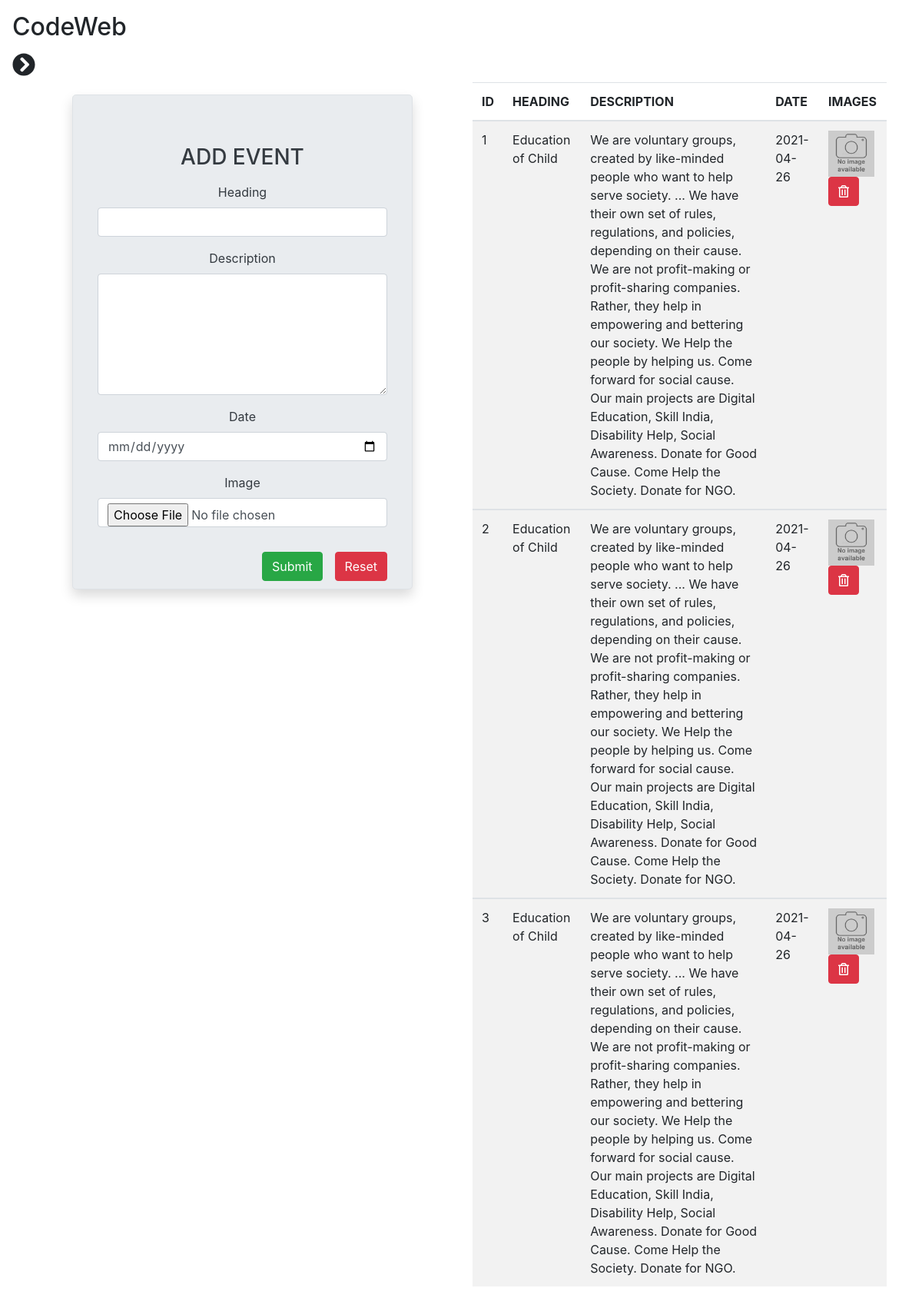
Screenshot of /admin/event.php (signed in) with the database file from the repository.
### tables this page shows
CREATE TABLE `event` (
  `id` int(255) NOT NULL,
  `heading` varchar(100) NOT NULL,
  `description` text NOT NULL,
  `date` date NOT NULL,
  `image` varchar(500) NOT NULL
);

### admin/event.php (the view, shortened to what this page needs)
<?php
include('includs/header.php');
?>
<div class="col-sm-12">
    <div class="container-fluid">
      <div class="row">
        <div class="col-sm-6">
          <div class=" mx-5 my-3 text-center">
            <form action="" class="jumbotron shadow text-dark border mt-3" method="POST" enctype="multipart/form-data">
              <h3 class="text-center mb-3">ADD EVENT</h3>
              <div class="form-group">
                  <label for="Heading">Heading</label>
                  <input type="text" name="Heading" class="form-control">
              </div>
              <div class="form-group">
                  <label for="Description">Description</label>
                  <textarea name="Description" class="form-control" rows="6"></textarea>
              </div>
              <div class="form-group">
                  <label for="Date">Date</label>
                  <input type="date" name="Date" id="" class="form-control">
              </div>
              <div class="form-group">
                  <label for="Image">Image</label>
                  <input type="file" name="uploadfile"  class="form-control">
              </div>
              <input type="reset" value="Reset" class="btn btn-danger ml-3 my-3 float-right">
              <input type="Submit" name="upload" value="Submit" class="btn btn-success my-3 float-right">
            </form>
          </div>
        </div>
        <div class="col-sm-6">
          <?php
          $sql="SELECT * FROM event";
          $result=$conn->query($sql);
          if($result->num_rows>0)
          {
              echo '<table class="table table-striped">';
                  echo '<thead>';
                      echo '<tr>';
                      echo '<th scope="col">ID</th>';
                      echo '<th scope="col">HEADING</th>';
                      echo '<th scope="col">DESCRIPTION</th>';
                      echo '<th scope="col">DATE</th>';
                      echo '<th scope="col">IMAGES</th>';
                      echo '</tr>';
                  echo '</thead>';
                  while($row=$result->fetch_assoc())
                  {
                  echo '<tbody>';
                      echo '<tr>';
                      echo '<td>'.$row['id'].'</td>';
                      echo '<td>'.$row['heading'].'</td>';
                      echo '<td>'.$row['description'].'</td>';
                      echo '<td>'.$row['date'].'</td>';
                      echo '<form action="" method="POST">';
                      echo '<td>';
                      echo '<img src="image/event/'.$row['image'].'"width="60" height="60" alt="">';
                      echo '<button type="submit" name="Delete" class="btn btn-danger"><i class="far fa-trash-alt"></i></button>';
                      echo '</td>';
                      echo '</form>';
                      echo '</tr>';
                  echo '</tbody>';
                  }
              echo '</table>';
          }
          else
          {
              echo "0 result";
          }
          ?>
        </div>
      </div>
    </div>
</div>
<?php include('includs/footer.php'); ?>

### rows the page displays
event: id "1", heading "Education of Child", description "We are voluntary groups, created by like-minded people who want to help serve society. ... We have their own set of rules, regulations, and policies, depending on their cause. We are not profit-making or profit-sharing companies. Rather, they help in empowering and bettering our society. We Help the people by helping us. Come forward for social cause. Our main projects are Digital Education, Skill India, Disability Help, Social Awareness. Donate for Good Cause. Come Help the Society. Donate for NGO.", date "2021-04-26", image (placeholder picture)
event: id "2", heading "Education of Child", description "We are voluntary groups, created by like-minded people who want to help serve society. ... We have their own set of rules, regulations, and policies, depending on their cause. We are not profit-making or profit-sharing companies. Rather, they help in empowering and bettering our society. We Help the people by helping us. Come forward for social cause. Our main projects are Digital Education, Skill India, Disability Help, Social Awareness. Donate for Good Cause. Come Help the Society. Donate for NGO.", date "2021-04-26", image (placeholder picture)
event: id "3", heading "Education of Child", description "We are voluntary groups, created by like-minded people who want to help serve society. ... We have their own set of rules, regulations, and policies, depending on their cause. We are not profit-making or profit-sharing companies. Rather, they help in empowering and bettering our society. We Help the people by helping us. Come forward for social cause. Our main projects are Digital Education, Skill India, Disability Help, Social Awareness. Donate for Good Cause. Come Help the Society. Donate for NGO.", date "2021-04-26", image (placeholder picture)
